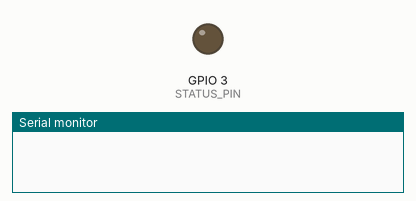
Simulated run of this sketch. Board: ESP32-C3. Parts: output pins drawn as LEDs (lit = HIGH), the last lines printed to the serial monitor. The local clock reads 2024-03-15 10:24:30 at power-on unless the sketch sets it. At 1.6 s the program puts the board to deep sleep or switches it off; the recording ends there.

Above: at 0.1 s.
At 1.1 s:
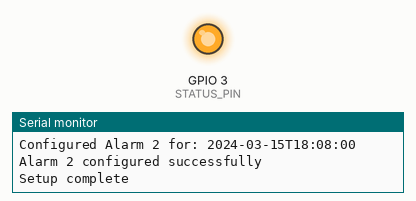
Timing chart, 0 to 1.6 s (numbered marks = the images above):
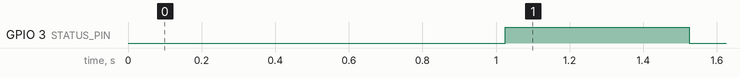

The sketch:

clocRS3231_test.ino
```cpp
#include "esp_adc_cal.h"
#include "esp_sleep.h"
#include <Arduino.h>
#include <RTClib.h>
#include <Wire.h>

// ============================================================
// Battery configuration
// ============================================================
#define BAT_ADC 2

float Voltage = 0.0;

uint32_t readADC_Cal(int ADC_Raw) {
  esp_adc_cal_characteristics_t adc_chars;
  esp_adc_cal_characterize(ADC_UNIT_1, ADC_ATTEN_DB_11, ADC_WIDTH_BIT_12, 1100,
                           &adc_chars);
  return (esp_adc_cal_raw_to_voltage(ADC_Raw, &adc_chars));
}

// ============================================================
// RTC object
// ============================================================
RTC_DS3231 rtc;

// ============================================================
// Hardware configuration
// IMPORTANT:
// On ESP32-C3, deep-sleep wake by external GPIO only works on
// RTC-capable GPIOs (GPIO0 to GPIO5).
// Move this pin to one valid RTC GPIO on your board.
// ============================================================
static const int RTC_INT_PIN = 5; // DS3232 SQW/INT connected here
static const int STATUS_PIN = 3;  // Optional debug LED or output

// ============================================================
// Global alarm configuration
// ============================================================
bool enableAlarm1 = true; // enable alarm true or false
uint8_t alarm1Hour = 18;  // <-- Change alarm hour here
uint8_t alarm1Minute = 7; // <-- Change alarm minute here
uint8_t alarm1Second = 0; // <-- Change alarm second here

bool enableAlarm2 = true; // enable alarm true or false
uint8_t alarm2Hour = 18;  // Alarm 2 hour
uint8_t alarm2Minute = 8; // Alarm 2 minute

// ============================================================
// Global status flags
// ============================================================
bool rtcOk = false;
bool wokeByExternalGpio = false;
bool alarmFlagWasSet = false;

// ============================================================
// Helper: print the current wakeup cause
// ============================================================
void printWakeupReason() {
  esp_sleep_wakeup_cause_t cause = esp_sleep_get_wakeup_cause();

  Serial.print("Wakeup cause: ");

  switch (cause) {
  case ESP_SLEEP_WAKEUP_GPIO:
    Serial.println("GPIO from deep sleep");
    wokeByExternalGpio = true;
    // Optional debug output
    digitalWrite(STATUS_PIN, HIGH);
    delay(5000);
    digitalWrite(STATUS_PIN, LOW);

    break;

  case ESP_SLEEP_WAKEUP_TIMER:
    Serial.println("Internal timer");
    break;

  case ESP_SLEEP_WAKEUP_UNDEFINED:
    Serial.println("Power-on or reset");
    break;

  default:
    Serial.print("Other cause: ");
    Serial.println((int)cause);
    break;
  }
}

// ============================================================
// Helper: initialize RTC without aborting setup
// ============================================================
void initRtc() {
  rtcOk = rtc.begin();

  if (!rtcOk) {
    Serial.println("RTC not detected");
    return;
  }

  Serial.println("RTC detected");

  if (rtc.lostPower()) {
    Serial.println("RTC lost power, adjusting to compile time");
    rtc.adjust(DateTime(F(__DATE__), F(__TIME__)));
  }

  // Disable 32K output if not used
  rtc.disable32K();

  // Make sure SQW pin is used as interrupt/alarm output,
  // not as square wave output
  rtc.writeSqwPinMode(DS3231_OFF);

  // Clear old alarm flags just in case
  rtc.clearAlarm(1);
  rtc.clearAlarm(2);

  // We disable both initially, will be configured properly later
  rtc.disableAlarm(1);
  rtc.disableAlarm(2);
}

// ============================================================
// Helper: calculate the NEXT occurrence of the configured time
//
// Example:
// if now is 06:30 and alarm is 07:00:00 -> today 07:00:00
// if now is 08:10 and alarm is 07:00:00 -> tomorrow 07:00:00
// ============================================================
DateTime calculateNextAlarmTime(uint8_t hour, uint8_t minute, uint8_t second) {
  DateTime now = rtc.now();

  // Build "today at hour:minute:second"
  DateTime targetToday(now.year(), now.month(), now.day(), hour, minute,
                       second);

  // If current time is still BEFORE today's target,
  // use today's target.
  if (now.unixtime() < targetToday.unixtime()) {
    return targetToday;
  }

  // Otherwise, today's alarm time already passed,
  // so schedule it for the next day.
  return targetToday + TimeSpan(1, 0, 0, 0);
}

// ============================================================
// Helper: program Alarms using the global alarm variables
// ============================================================
void configureAlarms() {
  if (!rtcOk) {
    Serial.println("Cannot configure alarm: RTC not available");
    return;
  }

  DateTime now = rtc.now();
  Serial.print("Current RTC time: ");
  Serial.println(now.timestamp(DateTime::TIMESTAMP_FULL));

  // Clear flags before setting new alarms
  rtc.clearAlarm(1);
  rtc.clearAlarm(2);

  if (enableAlarm1) {
    DateTime nextAlarm1 =
        calculateNextAlarmTime(alarm1Hour, alarm1Minute, alarm1Second);
    bool ok1 = rtc.setAlarm1(nextAlarm1, DS3231_A1_Date);

    Serial.print("Configured Alarm 1 for: ");
    Serial.println(nextAlarm1.timestamp(DateTime::TIMESTAMP_FULL));
    if (!ok1) {
      Serial.println("Failed to configure Alarm 1");
    } else {
      Serial.println("Alarm 1 configured successfully");
    }
  } else {
    rtc.disableAlarm(1);
    Serial.println("Alarm 1 is disabled and will not trigger.");
  }

  if (enableAlarm2) {
    DateTime nextAlarm2 = calculateNextAlarmTime(alarm2Hour, alarm2Minute, 0);
    bool ok2 = rtc.setAlarm2(nextAlarm2, DS3231_A2_Date);

    Serial.print("Configured Alarm 2 for: ");
    Serial.println(nextAlarm2.timestamp(DateTime::TIMESTAMP_FULL));
    if (!ok2) {
      Serial.println("Failed to configure Alarm 2");
    } else {
      Serial.println("Alarm 2 configured successfully");
    }
  } else {
    rtc.disableAlarm(2);
    Serial.println("Alarm 2 is disabled and will not trigger.");
  }
}

// ============================================================
// Helper: clear alarm if it fired
//
// DS3232/DS3231 keeps the interrupt line LOW until the alarm
// flag is cleared via I2C. This step is mandatory.
// ============================================================
void clearAlarmIfNeeded() {
  if (!rtcOk) {
    return;
  }

  bool fired1 = rtc.alarmFired(1);
  bool fired2 = rtc.alarmFired(2);
  alarmFlagWasSet = fired1 || fired2;

  Serial.print("Alarm1 fired flag: ");
  Serial.println(fired1 ? "YES" : "NO");
  Serial.print("Alarm2 fired flag: ");
  Serial.println(fired2 ? "YES" : "NO");

  if (alarmFlagWasSet) {
    rtc.clearAlarm(1);
    rtc.clearAlarm(2);
    Serial.println("Alarm flags cleared");
  }
}

// ============================================================
// Helper: enter deep sleep using external GPIO wakeup
//
// IMPORTANT FOR ESP32-C3:
// Use a valid RTC-domain GPIO for deep sleep wakeup.
// The wake condition is LOW because DS3232 pulls SQW/INT low
// when the alarm fires.
// ============================================================
void enterDeepSleep() {
  if (!rtcOk) {
    Serial.println("RTC unavailable, deep sleep not entered");
    return;
  }

  Serial.println("Preparing GPIO wakeup from deep sleep");

  // Enable wakeup when RTC_INT_PIN goes LOW
  gpio_wakeup_enable((gpio_num_t)RTC_INT_PIN, GPIO_INTR_LOW_LEVEL);
  esp_deep_sleep_enable_gpio_wakeup(BIT64(RTC_INT_PIN),
                                    ESP_GPIO_WAKEUP_GPIO_LOW);

  Serial.println("Entering deep sleep");
  delay(100);

  esp_deep_sleep_start();
}

// ============================================================
// Arduino setup
// ============================================================
void setup() {
  pinMode(STATUS_PIN, OUTPUT);
  digitalWrite(STATUS_PIN, LOW);

  Serial.begin(115200);
  delay(500);

  Serial.println();
  Serial.println("Boot start");

  // Read and print battery voltage
  Voltage = (readADC_Cal(analogRead(BAT_ADC))) * 2.0;
  Serial.printf("Battery Voltage measure: %.2fV\n", Voltage / 1000.0);

  Wire.begin();
  pinMode(RTC_INT_PIN, INPUT_PULLUP);

  printWakeupReason();
  initRtc();

  if (rtcOk) {
    // If wake came from the external DS3232 line,
    // or the RTC flag is still set, clear it first.
    clearAlarmIfNeeded();

    // Reconfigure the next daily alarms
    configureAlarms();
  }

  Serial.println("Setup complete");
  delay(500);

  // Optional debug output
  digitalWrite(STATUS_PIN, HIGH);
  delay(500);
  digitalWrite(STATUS_PIN, LOW);

  enterDeepSleep();
}

// ============================================================
// Arduino loop
// Normally not reached because we go to deep sleep in setup()
// ============================================================
void loop() {
  static unsigned long lastPrint = 0;

  if (millis() - lastPrint > 2000) {
    lastPrint = millis();

    Serial.print("RTC status: ");
    Serial.println(rtcOk ? "OK" : "NOT OK");

    Serial.print("Woke by external GPIO: ");
    Serial.println(wokeByExternalGpio ? "YES" : "NO");

    Serial.print("Alarm flag was set: ");
    Serial.println(alarmFlagWasSet ? "YES" : "NO");
  }
}
```

Measured:
- by itself, GPIO 3 (STATUS_PIN): LOW → HIGH at 1.0 s, → LOW 0.50 s later
